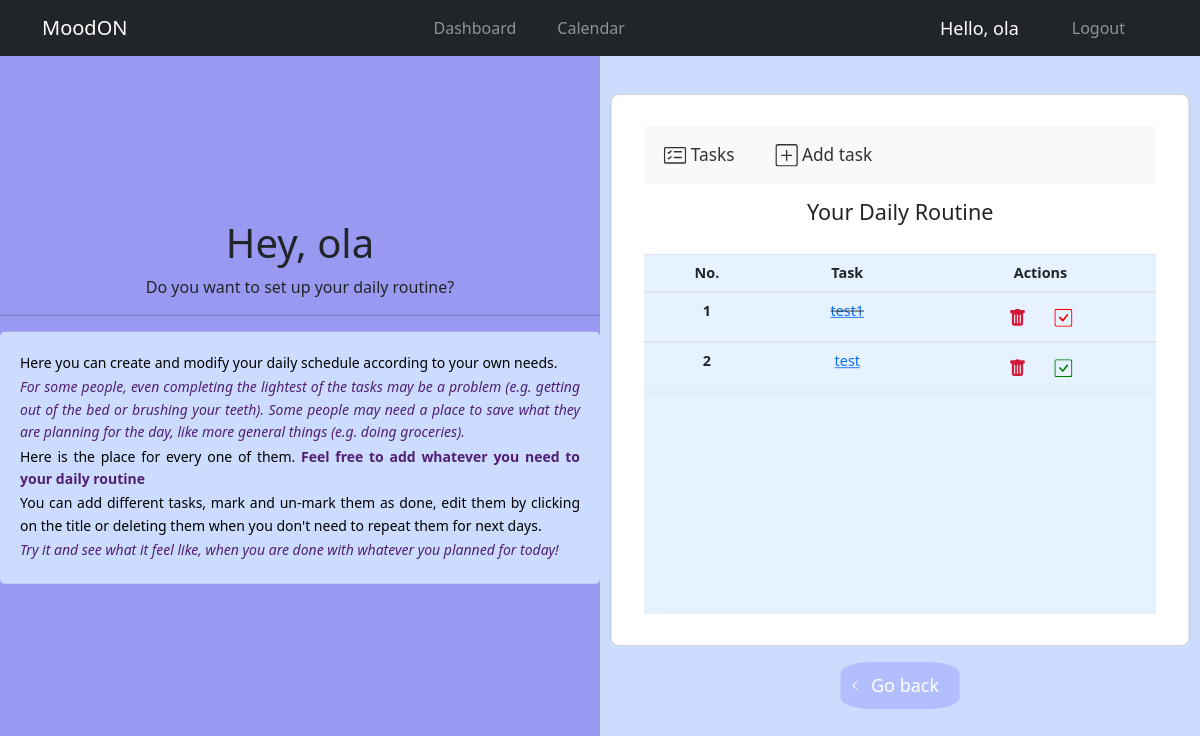
The page /daily-routine/ (signed in) on the database as committed earlier.
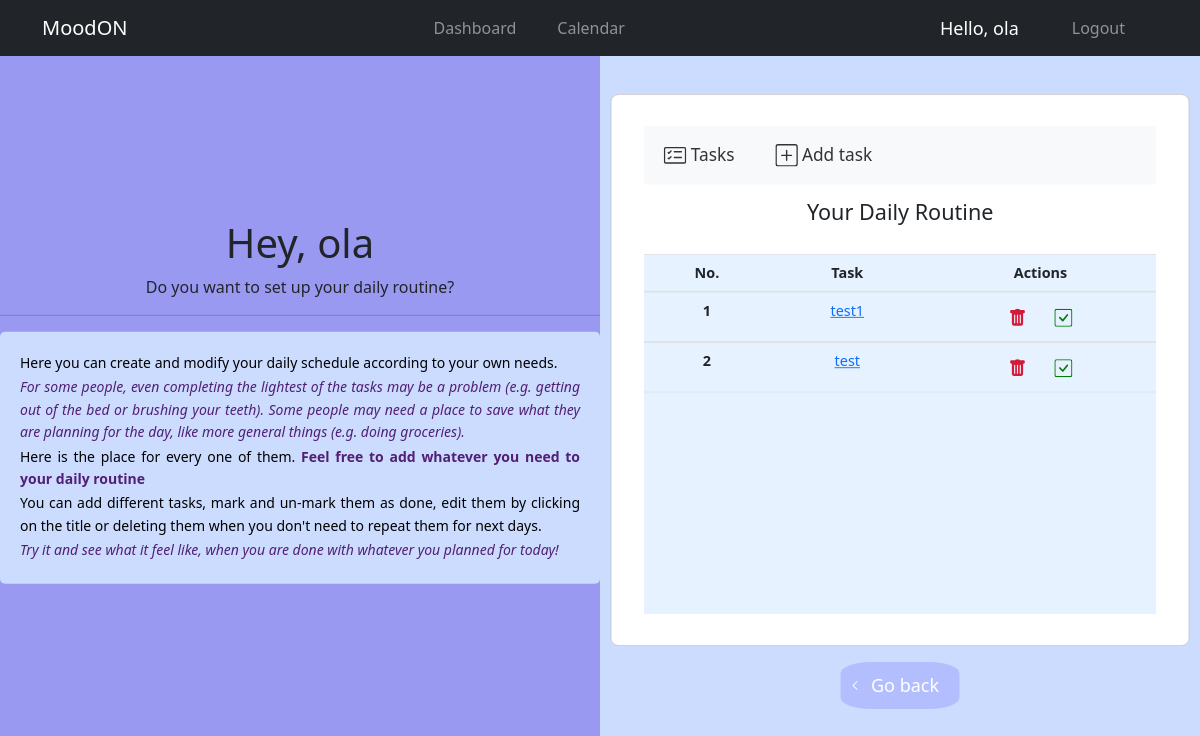
The same page on the database as committed later.
### mood_tracker/models.py (models this page shows)
class DailyRoutine(models.Model):
    title = models.CharField(max_length=200)
    is_finished = models.BooleanField(default=False)
    date = models.DateField(auto_now_add=True)
    date_created = models.DateTimeField(auto_now_add=True)

### mood_tracker/views.py (the view)
# urls.py: path('daily-routine/', views.DailyRoutineList.as_view(), name='routine_list'),
class DailyRoutineList(LoginRequiredMixin, ListView):
    model = DailyRoutine
    context_object_name = 'all_routine'
    template_name ='routine/routine_list.html'
    today = date.today()
    def get_queryset(self):
        return DailyRoutine.objects.order_by(F('date_created').asc(nulls_last=True))

### mood_tracker/templates/routine/routine_list.html (shortened to what the changed rows need)
{% extends 'main/main.html' %}
{% load static %}
{% block content %}
<head>
    <link href="https://cdn.jsdelivr.net/npm/bootstrap@5.2.2/dist/css/bootstrap.min.css" rel="stylesheet">
</head>
<div class="split left">
    <div class="centered">
        <div class="title">
            <h1>Hey, {{ request.user.username }}</h1>
        </div>
    </div>
</div>
<div class="split right">
    <div class="centered">
        <section class="vh-100" style="background-color: #ccdcff;">
            <div class="container-body">
                <div class="row d-flex justify-content-center align-items-center h-100">
                    <div class="col-12">
                        <div class="card rounded-3">
                            <div class="card-body p-1">
                                <div class="inside">
                                    <table class="table mb-4">
                                        <thead>
                                        <tr>
                                            <th scope="col">No.</th>
                                            <th scope="col">Task</th>
                                            <th scope="col">Actions</th>
                                        </tr>
                                        </thead>
                                        {% if all_routine %}
                                        {% for routine in all_routine %}
                                        <tbody>
                                        <tr>
                                            <th scope="row">{{ forloop.counter }}</th>
                                            <td>
                                                {% if routine.is_finished %}
                                                <del>
                                                    <a href="{% url 'routine_update' routine.id %}">
                                                        {{routine.title}}</a>
                                                </del>
                                                {% else %}
                                                <a href="{% url 'routine_update' routine.id %}"> {{routine.title}}</a>
                                                {% endif %}
                                            </td>
                                            <td>
                                                <form action="{% url 'routine_delete' routine.id%}" method="post" style="display: inline">
                                                    <button type="submit" class="btn" onclick="return confirm('are you sure?')">
                                                    </button>
                                                </form>
                                                {% if routine.is_finished %}
                                                    <a href="{% url 'unfinish_routine' routine.id %}" class="btn">
                                                    </a>
                                                {% else %}
                                                    <a href="{% url 'finish_routine' routine.id %}" class="btn">
                                                    </a>
                                                {% endif %}
                                            </td>
                                        </tr>
                                        </tbody>
                                        {% endfor %}
                                        {% endif %}
                                    </table>
                                </div>
                            </div>
                        </div>
                    </div>
                </div>
            </div>
        </section>
    </div>
</div>
{% endblock %}

Rows that differ between the two databases and show on the page:
changed DailyRoutine "test1": is_finished True → False (drawn)
